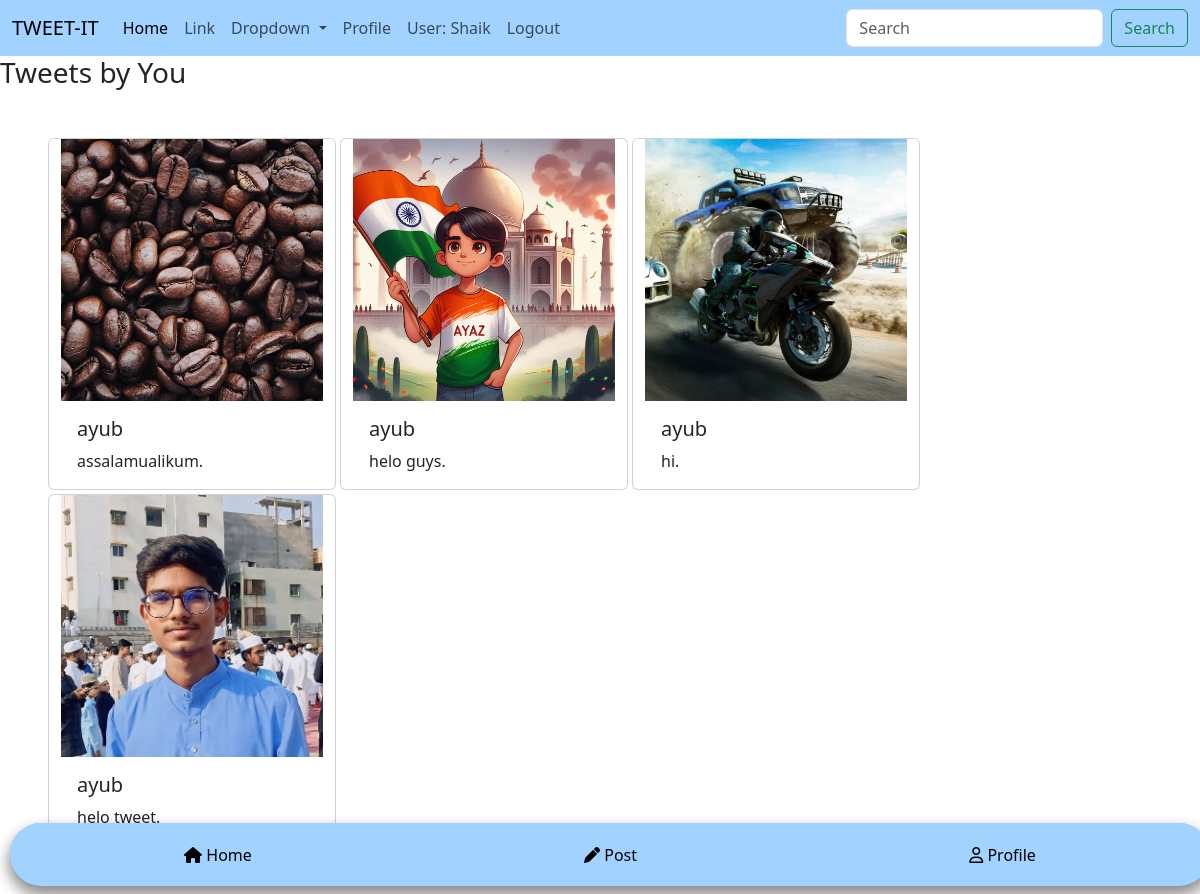
Page /user/Shaik/ (signed in) on the committed database.
### main/models.py (models this page shows, shortened)
class Tweet(models.Model):
    user = models.ForeignKey(User, on_delete=models.CASCADE)
    text = models.TextField(max_length=240)
    photo = models.ImageField(upload_to='photos/',null=True,blank=True)
    created_at = models.DateTimeField(auto_now_add=True)
    updated_at = models.DateTimeField(auto_now=True)

### main/views.py (the view)
# urls.py: path('user/<str:username>/', views.user_tweets, name='user_tweets'),
@login_required
def user_tweets(request,username):
    user = get_object_or_404(User, username=username)
    tweets = Tweet.objects.filter(user=request.user).order_by('-created_at')
    return render(request, 'user_tweets.html', {'tweets': tweets, 'user': user})

### main/templates/user_tweets.html (shortened to what this page needs)
{% extends 'base.html' %}
{% block start %}
  <h3>Tweets by You</h3>
  <div class="main row gap-1 m-5">
      {% for tweet in tweets %}
      <div class="card" style="width: 18rem;">
        {% if tweet.photo %}
              <img src="{{ tweet.photo.url }}" class="img-fluid" alt="Tweet Image" style=" height: 100%;
              object-fit: cover;">
            {% endif %}
        <div class="card-body">
          <h5 class="card-title">{{ tweet.user.username }}</h5>
          <p class="card-text">{{ tweet.text }}.</p>
        </div>
      </div>
      {% endfor %}
  </div>
  {% for tweet in tweets %}
<div class="mobile-menu nav navbar-expand-lg  mt-3 mb-2  shadow p-2">
  <li>
    <a href="/"><i class="fa-solid fa-house" style="color: #000000;"></i> Home</a>
  </li>
  <li>
    <a href="{% url 'tweetcreate' %}" class=""><i class="fa-solid fa-pen" style="color: #000000;"></i> Post</a>
  </li>
  <li>
        <a href="profile/"><i class="fa-regular fa-user" style="color: #000000;"></i> Profile</a>
        </li>
    </div>
    {% endfor %}
{% endblock %}

### main/templates/base.html (shortened to what this page needs)
{% load static %}
<!DOCTYPE html>
<html lang="en" data-bs-theme="light">
  <head>
    <link rel="stylesheet" href="https://cdnjs.cloudflare.com/ajax/libs/font-awesome/6.5.2/css/all.min.css" />
    <link
      href="https://cdn.jsdelivr.net/npm/bootstrap@5.3.3/dist/css/bootstrap.min.css"
      rel="stylesheet"
    />
    <link rel="stylesheet" href="{% static 'css/style.css' %}" />
  </head>
  <body>
    <nav class="navbar navbar-expand-lg " >
        <div class="container-fluid">
          <a class="navbar-brand" href="#">TWEET-IT</a>
          <div class="collapse navbar-collapse" id="navbarSupportedContent">
            <ul class="navbar-nav me-auto mb-2 mb-lg-0">
              <li class="nav-item">
                <a class="nav-link active" aria-current="page" href="/">Home</a>
              </li>
              <li class="nav-item">
                <a class="nav-link" href="#">Link</a>
              </li>
              <li class="nav-item dropdown">
                <a class="nav-link dropdown-toggle" href="#" role="button" data-bs-toggle="dropdown" aria-expanded="false">
                  Dropdown
                </a>
              </li>
              <li class="nav-item">
                <a href="{% url 'profile' %}" class="nav-link">Profile</a>
              </li>
              <li class="nav-item">
  <a href="#" class="nav-link">User: {{user.username}}</a>
              </li>
              <li class="nav-item">
                <a href="logout" class="nav-link">Logout</a>
                            </li>
            </ul>
            <form class="d-flex" role="search">
              <input class="form-control me-2" type="search" placeholder="Search" aria-label="Search" name="search">
              <button class="btn btn-outline-success" type="submit">Search</button>
            </form>
          </div>
        </div>
      </nav>
      {% block start %}
    {% endblock %}
  </body>
</html>

### main/static/css/style.css (style rules this page uses)
.mobile-menu { position: fixed; margin-top: 40px; align-items: center; bottom: 0px; left: 0px; width: 100%; background-color: #a2d2ff; color: #000; height: 7%; border-radius: 40px; margin-left: 10px; margin-right: 10px; padding: 40px; display: flex; justify-content: space-around; }
.mobile-menu li, a { color: #000; }
a { text-decoration: none; }
.navbar { background-color: #a2d2ff; position: sticky; top: 0; z-index: 99999; }

### rows in the picture
Tweet: photo (picture), user.username "ayub", text "assalamualikum"
Tweet: photo (picture), user.username "ayub", text "helo guys"
Tweet: photo (picture), user.username "ayub", text "hi"
Tweet: photo (picture), user.username "ayub", text "helo tweet"

### other values in the picture
{{ user.username }} "Shaik"
